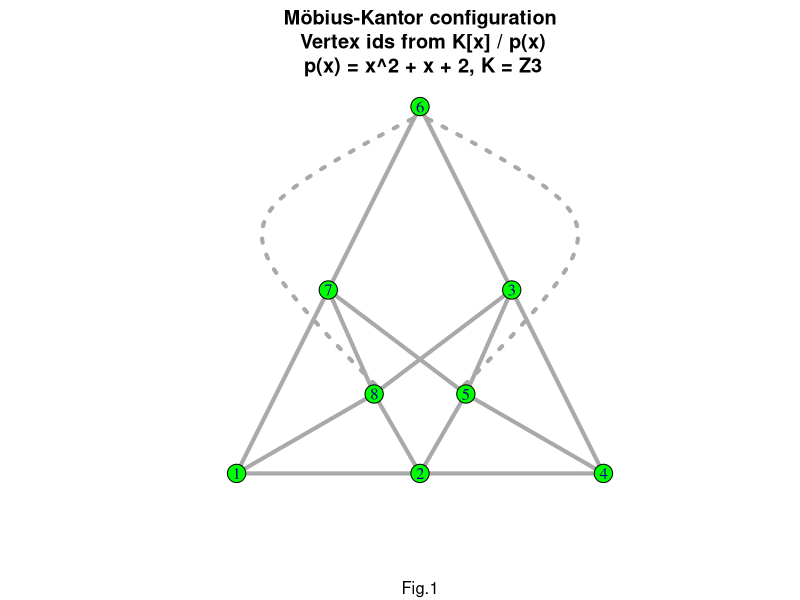
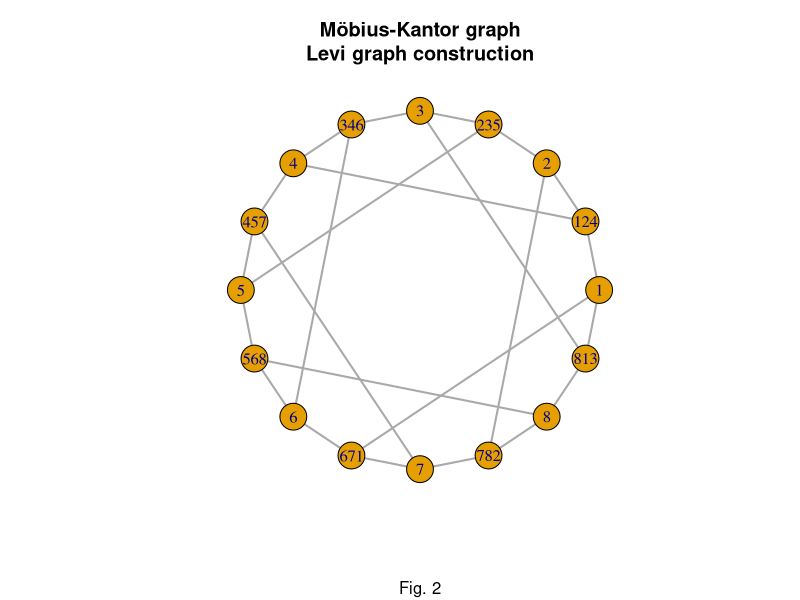
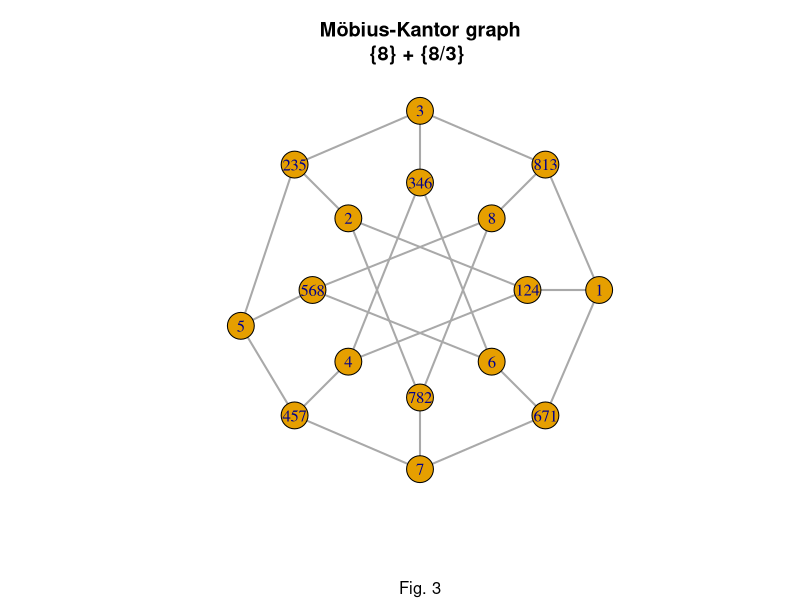
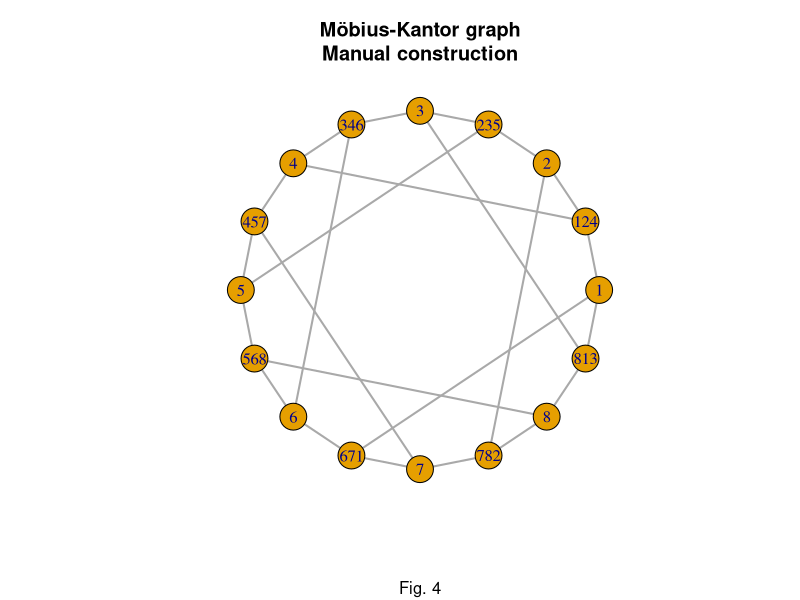
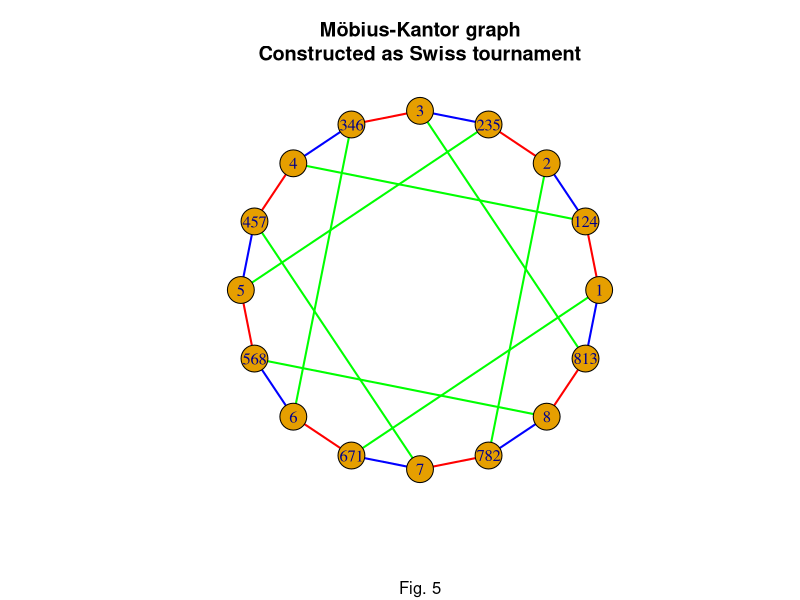
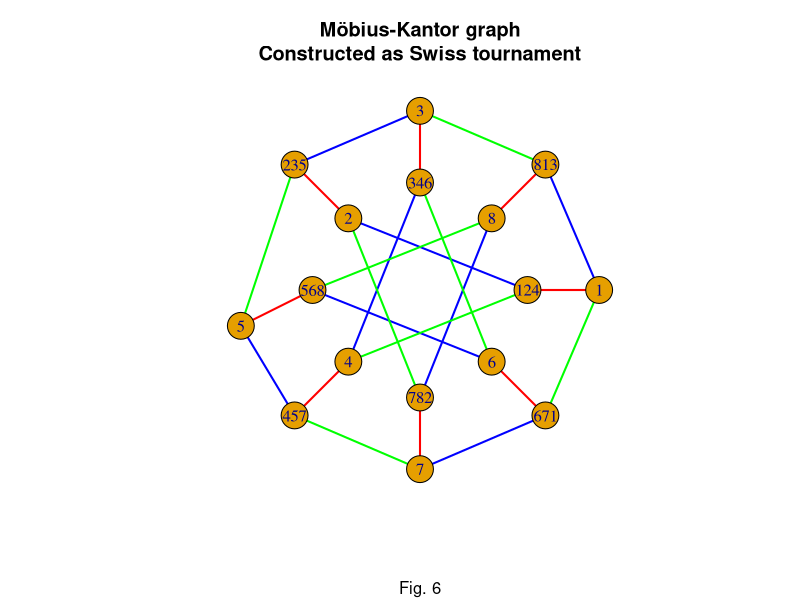

The R source for these figures, in order:
## r-mobius-kantor-configuration-levi-graph.r
## # Unlicense (Ø) 2022 CLP, MR-Amsterdam.
## ----------------------------------------------------------------------------
## Levi graph of the Möbius-Kantor configuration.
## SELF-DUAL CONFIGURATIONS AND REGULAR GRAPHS.
## Author: H. S. M. Coxeter.
## Journal: Bull. Amer. Math. Soc. 56 (1950), 413-455.
## DOI: https://doi.org/10.1090/S0002-9904-1950-09407-5 (free access) .
##
## Galois field GF(3^2) with modulus the irreducible quadratic p(x) = x^2 + x + 2.
## k.x^2 == -k.x - k.2, k in Z3 
## Successive powers of the primitive root λ = 10 in GF(3, 2):
##   (λ1) primitive root            λ = 10, shift left, overflow = 1.
##   (λ2) λ*10 = 1 | (0,0) + (-1, -2) = 21, shift left, overflow = 2.
##   (λ3) λ*21 = 2 | (1,0) + (-2, -4) = 22, shift left, overflow = 2.
##   (λ4) λ*22 = 2 | (2,0) + (-2, -4) = 02, shift left, overflow = 0.
##   (λ5) λ*02 = 0 | (2,0) + ( 0,  0) = 20, shift left, overflow = 2.
##   (λ6) λ*20 = 2 | (0,0) + (-2, -4) = 12, shift left, overflow = 1.
##   (λ7) λ*12 = 1 | (2,0) + (-1, -2) = 11, shift left, overflow = 1.
##   (λ8) λ*11 = 1 | (1,0) + (-1, -2) = 01
##
## λ1 .. λ8  = 10, 21, 22, 02, 20, 12, 11, 01 (coordinates).
## Note that for example 21 = 2x + 1 in GF(3, 2).
## Three points are collinear when their sum equals 0x + 0 in GF(3,2).
## This is a consequence of the identity λr(1 + λ + λ3) = 0, which holds since
##   λ3 + λ + 1 = (λ + 2)(λ2 + λ + 2), (p. 429).
## For example: (1, 2, 4) = 10 + 21 + 02 = 00 (mod 3).
##
## We have a system of eight triples 124, 235, 346, 457, 568, 671, 782, 813,
## derived from one another by cyclic permutation of the digits.
## Möbius-Kantor configuration in RxR:
##        6
##     7     3
##      8   5
## 1      2      4

###############################################################################
require(igraph)
## build Möbius-Kantor configuration. Euler path + two edges
mkc <- make_graph(~ 1-2-5-3-4-2-8-3-6-5-7-6-8-7-1, 1-8, 4-5)
mkc$main <- "Möbius-Kantor configuration\n Vertex ids from K[x] / p(x)\n p(x) = x^2 + x + 2, K = Z3"

## set edge attributes to curved, solid and dotted (line type lty)
E(mkc)$curved <- 0
mkc <- set_edge_attr(mkc, name="curved", E(mkc)[9,14], c(-1.5, 1.5))
mkc <- set_edge_attr(mkc, name="lty"   , E(mkc), 1L )
mkc <- set_edge_attr(mkc, name="lty"   , E(mkc)[9,14], c(3L,3L) )

q3 <- sqrt(3)
ltmkc <- c( 0, 1, 1.25, 1.50 , 2, .75 , 1, .50
          , 0, 0, q3/4, 1    , 0, q3/4, 2, 1  
          ) 
dim(ltmkc) <- c(8, 2)
plot(mkc, layout=ltmkc, edge.width=4, vertex.size=10, sub="Fig.1", vertex.color="green")


###############################################################################
mkconf <- list( c(1,2,4) , c(2,3,5) , c(3,4,6) , c(4,5,7)
              , c(5,6,8) , c(6,7,1) , c(7,8,2) , c(8,1,3)
              )

## compute edges of the Möbius-Kantor graph as sequence of vertex pairs.
## levi graph construction.
## append vertex pair (i, ll) if point i is incident with line ll.
vp <- c()
for ( i in seq(length(mkconf))){
  for (ll in mkconf) {
    if (!all(is.na(match(ll, i))) ) {
      vp <- append(vp, c(i, paste(ll, collapse="")))
    }
  }
}

## build Levi graph.
## and reorder to match Galois sequence.
mkl <- make_graph(vp, directed=FALSE)
mkl$main <- "Möbius-Kantor graph\nLevi graph construction"
degree(mkl)
## vertex <-> index
## 1  124  671  813  2 235  782   3 346   4 457   5 568   6   7   8 
## 2  1    12   16   3   4   14   5 6     7   8   9  10  11  13  15
vn <- V(mkl)$name                      # vertex names.
pp <- match(vn, sort(vn))
mkg <- permute(mkl, pp)

## Levi / incidence graph of the Möbius–Kantor configuration.
dev.new(); plot(mkg, layout=layout_in_circle, edge.width=2, sub="Fig. 2")

degree(mkg)
## plot coordinates
##        001 124 002 235 003 346 004 457 005 568 006 671 007 782 008 813
ltmkg <- c(10,  8,  3,1.5,  5,  5,  3,1.5,  0,  2,  7,8.5,  5,  5,  7,8.5,
            5,  5,  7,8.5, 10,  8,  3,1.5,  4,  5,  3,1.5,  0,  2,  7,8.5
          )
dim(ltmkg) <- c(16, 2)
dev.new(); plot(mkg, layout=ltmkg, edge.width=2, main = "Möbius-Kantor graph\n{8} + {8/3} ", sub="Fig. 3")


###############################################################################
# manual construction Möbius–Kantor graph ({8} + {8/3}).
mkd <-
  make_graph(~ 1, 124, 2, 235, 3, 346, 4, 457
             , 5, 568, 6, 671, 7, 782, 8, 813         # vertex ids.
             , 1-813-3-235-5-457-7-671-1              # outer octagon.
             , 124-2-782-8-568-6-346-4-124            # inner octagon.
             , 1-124, 813-8, 3-346, 235-2         
             , 5-568, 457-4, 7-782, 6-671             # connections.
             )
mkd$main <- "Möbius-Kantor graph\nManual construction"
degree(mkd)
dev.new(); plot(mkd, layout=layout_in_circle, edge.width =2, sub="Fig. 4")


###############################################################################
# graph as a Swiss tournament
vps <- c( 1,124, 2,235, 3,346, 4,457, 5,568 ,6,671, 7,782, 8,813 # round 1.
        , 124,2, 235,3, 346,4, 457,5, 568,6, 671,7, 782,8, 813,1 # round 2.
        , 1,671, 2,782, 3,813, 4,124, 5,235, 6,346, 7, 457,8,568 # round 3.
        )
mks <- make_graph(as.character(vps), directed=FALSE)
mks$main <- "Möbius-Kantor graph\nConstructed as Swiss tournament"
E(mks)[ 1: 8]$color <- 'red'
E(mks)[ 9:16]$color <- 'blue'
E(mks)[17:24]$color <- 'green'
dev.new(); plot(mks, layout=layout_in_circle, edge.width=2, sub="Fig. 5")
dev.new(); plot(mks, layout=ltmkg, edge.width=2, sub="Fig. 6")
